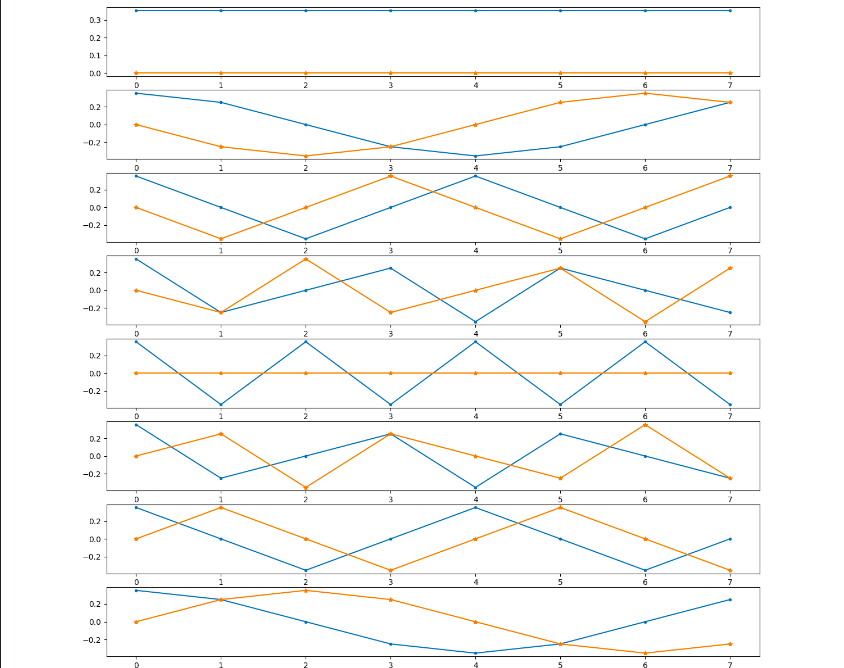

The script that saved this image:
import matplotlib.pyplot as plt
import numpy as np
import math


n = 8
matriceFourier = np.zeros((n,n), dtype = complex)

for linie in range(n):
    for coloana in range(n):
        matriceFourier[linie, coloana] =  (1 / np.sqrt(n)) * math.e**(-2 * np.pi * 1j *linie * coloana / n)

# F**H * F sa fie allclose de I sau F**H * F - I sa fie allclose de 0
conjugata = np.conjugate(matriceFourier).T
I = np.eye(n)
produs = np.dot(conjugata, matriceFourier)
print(f"Verificare unitaritate matrice: {np.allclose(produs, I)}")

fig, ax = plt.subplots( n, figsize = (15, 15))

for linie in range(n):
    ax[linie].plot(matriceFourier.real[linie], marker='.')
    ax[ linie].plot(matriceFourier.imag[linie], marker='*')


plt.show()
plt.tight_layout()
plt.savefig("ex1.pdf")
plt.savefig("ex1.png")
